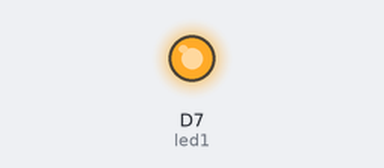
A sketch run on a simulated ESP8266 (NodeMCU). Parts: output pins drawn as LEDs (lit = HIGH).

Above: at 0.7 s.
At 28.7 s:
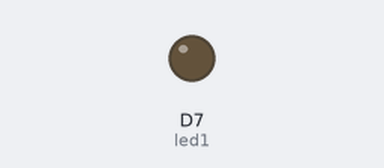
Timing chart, 0 to 31.9 s (numbered marks = the images above):
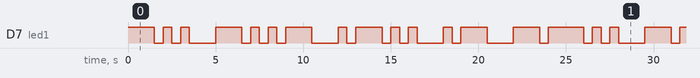

The sketch:

BlinkName.ino
```cpp
int led1 = D7;

void setup() {

  pinMode(led1, OUTPUT);
}

int morseLight(String command){
    if (command == "dot")
    {
        digitalWrite(led1, HIGH);
        delay(500);
        digitalWrite(led1, LOW);
        return 1;
    }
    if (command == "dash")
    {
        digitalWrite(led1, HIGH);
        delay(1500);
        digitalWrite(led1, LOW);
        return 1;
    }
}

void loop() {

  morseLight("dash");
  delay(500);
  morseLight("dot");
  delay(500);
  morseLight("dot");

  delay(1500);

  morseLight("dash");
  delay(500);
  morseLight("dot");
  delay(500);
  morseLight("dot");
  delay(500);
  morseLight("dash");

  delay(1500);

  morseLight("dot");
  delay(500);
  morseLight("dash");
  delay(500);
  morseLight("dot");
  delay(500);
  morseLight("dot");

  delay(1500);

  morseLight("dot");
  delay(500);
  morseLight("dash");

  delay(1500);

  morseLight("dash");
  delay(500);
  morseLight("dot");

}
```

Measured:
- by itself, D7 (led1): moves between LOW and HIGH, repeating every 24.5 s
- by itself, everything shown: repeats every 24.5 s, in 30 steps
